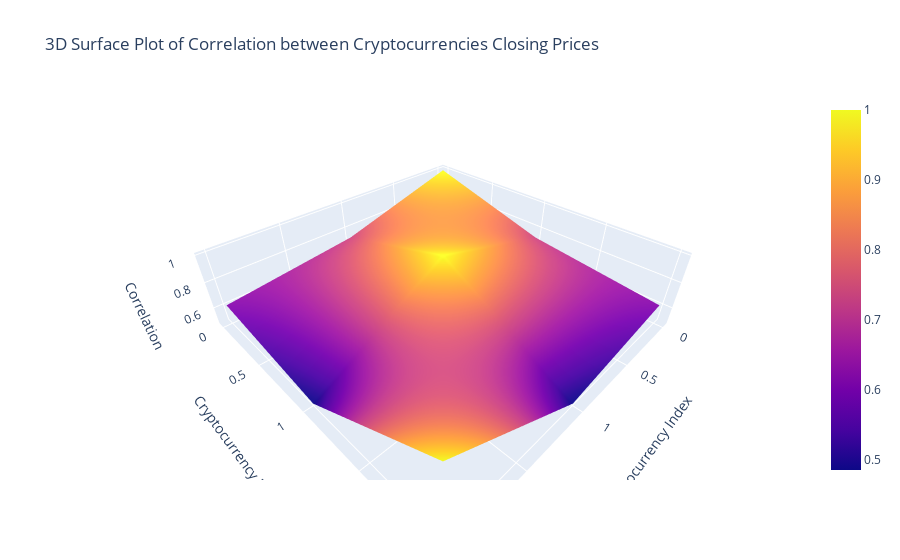

Notebook code for this chart:
### Markdown cell above
### 3D Surface Plot Heatmap

### Code cell
import pandas as pd
import plotly.graph_objs as go

# Load the dataset select specific currencies
selected_currencies = ['BTC', 'ETH', 'XRP']
crypto_data = df[df['Currency'].isin(selected_currencies)]
pivot_data = crypto_data.pivot(index='Date', columns='Currency', values='Closing Price (USD)')
correlation_matrix = pivot_data.corr()

# Create a 3D surface plot using Plotly
fig = go.Figure(data=[go.Surface(z=correlation_matrix.values)])

# Update layout with axis labels
fig.update_layout(
    title='3D Surface Plot of Correlation between Cryptocurrencies Closing Prices',
    scene=dict(
        xaxis=dict(title='Cryptocurrency Index'),
        yaxis=dict(title='Cryptocurrency Index'),
        zaxis=dict(title='Correlation')
    )
)

# Show the plot
fig.show()

### Figure 1 — Plotly figure (JSON) as saved in the notebook; plotly's stock layout.template omitted (floating-point values rounded to 4 significant figures)
{"data": [{"type": "surface", "z": [[1, 0.7346, 0.62], [0.7346, 1, 0.4856], [0.62, 0.4856, 1]]}], "layout": {"scene": {"xaxis": {"title": {"text": "Cryptocurrency Index"}}, "yaxis": {"title": {"text": "Cryptocurrency Index"}}, "zaxis": {"title": {"text": "Correlation"}}}, "title": {"text": "3D Surface Plot of Correlation between Cryptocurrencies Closing Prices"}}}
